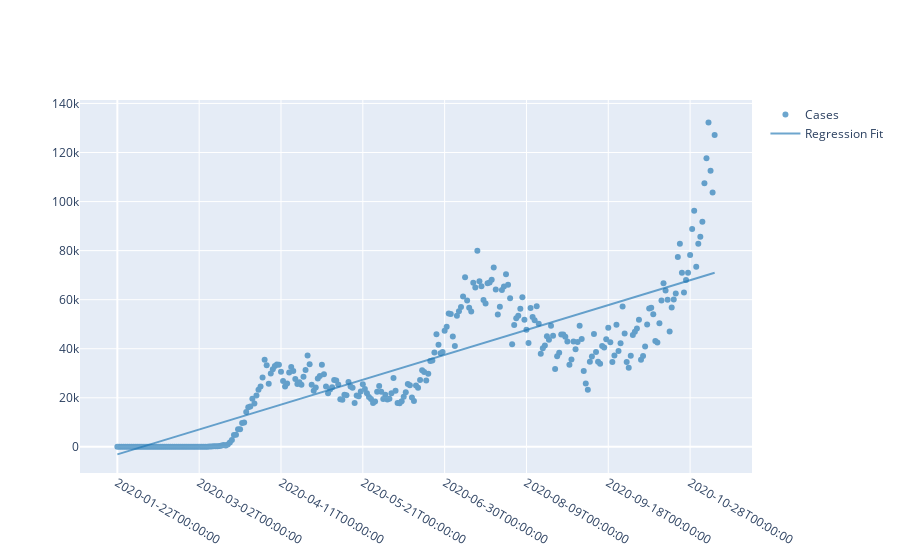

The notebook cell saved with this chart:
### Code cell
df = united_states_cases
X = united_states_cases.index.values.reshape(-1, 1)

model = LinearRegression()
model.fit(X, df.Cases)

x_range = np.linspace(X.min(), X.max(), 100)
y_range = model.predict(x_range.reshape(-1, 1))

fig = go.Figure()
cols = plotly.colors.DEFAULT_PLOTLY_COLORS

fig.add_trace(
    go.Scatter(
        x=df.index,
        y=df['Cases'],
        opacity=0.65,
        name="Cases",
        mode="markers",
        line=dict(width=2, color=cols[0]),
    ))
fig.add_trace(
    go.Scatter(
        x=x_range,
        y=y_range,
        opacity=0.65,
        name='Regression Fit',
        line=dict(width=2, color=cols[0]),
    ))
# Set custom x-axis labels
fig.update_xaxes(
    tickvals=df.index[0::40],
    ticktext=df['Date'][0::40],
)
fig.show()
